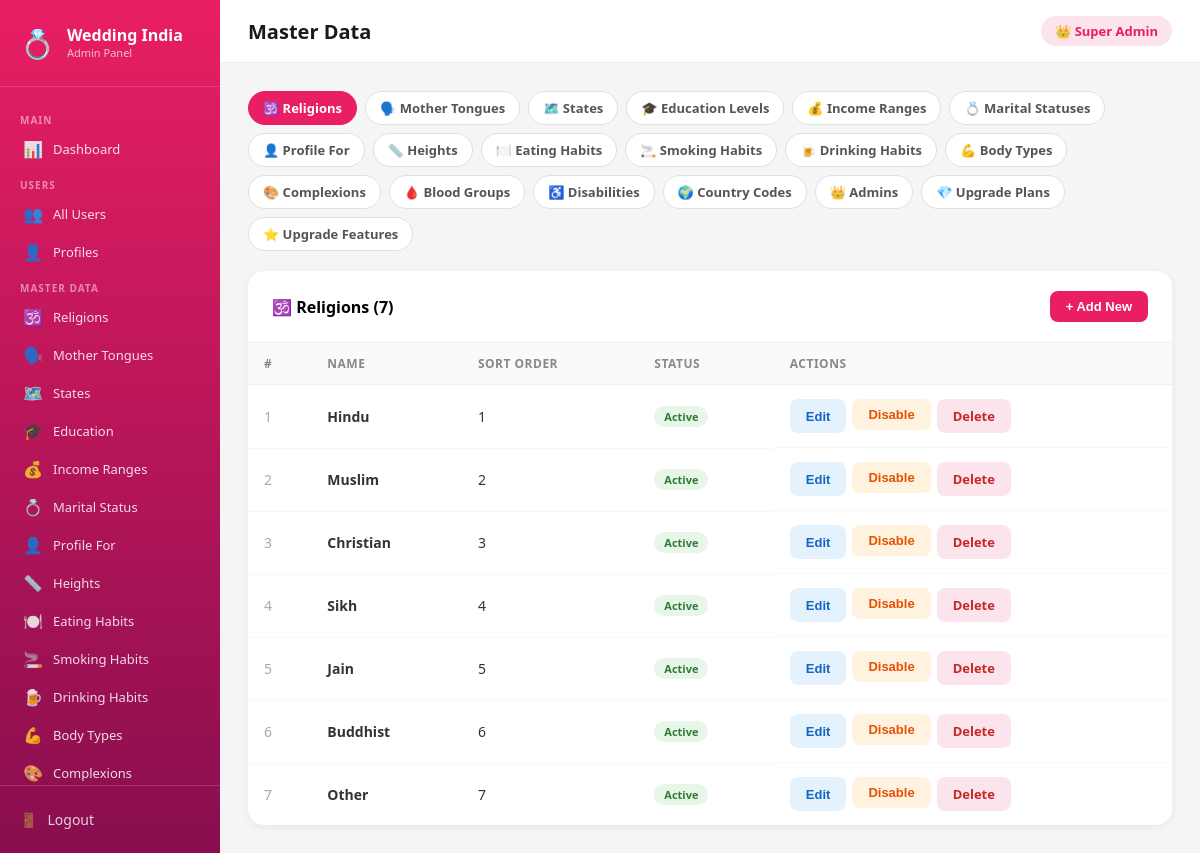
Screenshot of /admin-old/master_data.php (signed in) with the database file from the repository.
### tables this page shows
CREATE TABLE `religions` (
  `id` int(11) NOT NULL,
  `name` varchar(100) NOT NULL,
  `sort_order` int(11) DEFAULT 0,
  `is_active` tinyint(1) DEFAULT 1
);

### admin-old/config.php (called while the page is built, shortened)
<?php
function currentAdmin(): array {
    return $_SESSION['admin_data'] ?? ['name' => 'Admin', 'username' => 'admin'];
}

### admin-old/master_data.php (the view, shortened to what this page needs)
<?php
require_once 'config.php';
$pageTitle = 'Master Data';
$db = getDB();
$tables = [
    'religions'         => ['label' => 'Religions',        'icon' => '🕉️',  'fields' => ['name']],
    'mother_tongues'    => ['label' => 'Mother Tongues',   'icon' => '🗣️',  'fields' => ['name']],
    'states'            => ['label' => 'States',           'icon' => '🗺️',  'fields' => ['name']],
    'education_levels'  => ['label' => 'Education Levels', 'icon' => '🎓',  'fields' => ['name']],
    'income_ranges'     => ['label' => 'Income Ranges',    'icon' => '💰',  'fields' => ['name']],
    'marital_statuses'  => ['label' => 'Marital Statuses', 'icon' => '💍',  'fields' => ['name']],
    'profile_for_options'=> ['label'=> 'Profile For',      'icon' => '👤',  'fields' => ['name']],
    'heights'           => ['label' => 'Heights',          'icon' => '📏',  'fields' => ['name', 'cm_value']],
    'eating_habits'     => ['label' => 'Eating Habits',    'icon' => '🍽️',  'fields' => ['name']],
    'smoking_habits'    => ['label' => 'Smoking Habits',   'icon' => '🚬',  'fields' => ['name']],
    'drinking_habits'   => ['label' => 'Drinking Habits',  'icon' => '🍺',  'fields' => ['name']],
    'body_types'        => ['label' => 'Body Types',        'icon' => '💪',  'fields' => ['name']],
    'complexions'       => ['label' => 'Complexions',      'icon' => '🎨',  'fields' => ['name']],
    'blood_groups'      => ['label' => 'Blood Groups',     'icon' => '🩸',  'fields' => ['name']],
    'disabilities'      => ['label' => 'Disabilities',     'icon' => '♿',  'fields' => ['name']],
    'country_codes'     => ['label' => 'Country Codes',    'icon' => '🌍',  'fields' => ['country_name', 'code']],
    'admins'            => ['label' => 'Admins',           'icon' => '👑',  'fields' => ['username', 'name']],
    'upgrade_plans'     => ['label' => 'Upgrade Plans',    'icon' => '💎',  'fields' => ['label', 'price', 'original_price', 'discount', 'profile_limit', 'duration_months']],
    'upgrade_features'  => ['label' => 'Upgrade Features', 'icon' => '⭐',  'fields' => ['title', 'description', 'icon']],
];
$activeTable = $_GET['table'] ?? 'religions';
$tableConfig = $tables[$activeTable];
$orderBy = in_array($activeTable, ['admins']) ? 'id' : 'sort_order, id';
$rows = $db->query("SELECT * FROM $activeTable ORDER BY $orderBy")->fetchAll();
include 'layout.php';
?>
<div style="display:flex;flex-wrap:wrap;gap:8px;margin-bottom:20px">
  <?php foreach ($tables as $tKey => $tConf): ?>
    <a href="?table=<?= $tKey ?>"
       style="padding:7px 14px;border-radius:20px;font-size:13px;font-weight:600;text-decoration:none;
              background:<?= $activeTable===$tKey ? '#E91E63' : '#fff' ?>;
              color:<?= $activeTable===$tKey ? '#fff' : '#555' ?>;
              border:1.5px solid <?= $activeTable===$tKey ? '#E91E63' : '#e0e0e0' ?>">
      <?= $tConf['icon'] ?> <?= $tConf['label'] ?>
    </a>
  <?php endforeach; ?>
</div>
<div class="table-card">
  <div class="table-header">
    <h2><?= $tableConfig['icon'] ?> <?= $tableConfig['label'] ?> (<?= count($rows) ?>)</h2>
    <button onclick="document.getElementById('addModal').classList.add('open')" class="btn btn-primary">
      + Add New
    </button>
  </div>
  <table>
    <thead>
      <tr>
        <th>#</th>
        <?php if ($activeTable === 'upgrade_plans'): ?>
          <th>Label</th><th>Price</th><th>Profiles</th><th>Months</th><th>Original Price</th><th>Discount</th><th>Best Value</th><th>Sort</th><th>Status</th>
        <?php elseif ($activeTable === 'upgrade_features'): ?>
          <th>Title</th><th>Description</th><th>Icon</th><th>Sort</th><th>Status</th>
        <?php elseif ($activeTable === 'admins'): ?>
          <th>Username</th><th>Name</th><th>Last Login</th><th>Status</th>
        <?php elseif ($activeTable === 'heights'): ?>
          <th>Height</th><th>CM Value</th><th>Sort Order</th><th>Status</th>
        <?php elseif ($activeTable === 'country_codes'): ?>
          <th>Country</th><th>Code</th><th>Sort Order</th><th>Status</th>
        <?php else: ?>
          <th>Name</th><th>Sort Order</th><th>Status</th>
        <?php endif; ?>
        <th>Actions</th>
      </tr>
    </thead>
    <tbody>
      <?php foreach ($rows as $i => $row): ?>
      <tr>
        <td style="color:#aaa"><?= $i + 1 ?></td>
        <?php if ($activeTable === 'upgrade_plans'): ?>
          <td><strong><?= htmlspecialchars($row['label']) ?></strong></td>
          <td><?= htmlspecialchars($row['price']) ?></td>
          <td><?= (int)$row['profile_limit'] ?></td>
          <td><?= (int)$row['duration_months'] ?></td>
          <td><s style="color:#aaa"><?= htmlspecialchars($row['original_price']) ?></s></td>
          <td><span class="badge badge-blue"><?= htmlspecialchars($row['discount']) ?></span></td>
          <td><?= $row['is_best_value'] ? '<span class="badge badge-green">Yes</span>' : '-' ?></td>
          <td><?= $row['sort_order'] ?></td>
          <td><span class="badge <?= $row['is_active'] ? 'badge-green' : 'badge-red' ?>"><?= $row['is_active'] ? 'Active' : 'Inactive' ?></span></td>
        <?php else: ?>
          <td><strong><?= htmlspecialchars($row['name']) ?></strong></td>
          <td><?= $row['sort_order'] ?></td>
          <td><span class="badge <?= $row['is_active'] ? 'badge-green' : 'badge-red' ?>"><?= $row['is_active'] ? 'Active' : 'Inactive' ?></span></td>
        <?php endif; ?>
        <td style="display:flex;gap:6px">
          <button onclick="openEdit(<?= htmlspecialchars(json_encode($row)) ?>)" class="btn btn-info">Edit</button>
          <form method="POST" style="display:inline">
            <button type="submit" class="btn" style="background:#fff3e0;color:#e65100">
              <?= $row['is_active'] ? 'Disable' : 'Enable' ?>
            </button>
          </form>
          <?php if ($activeTable !== 'admins' || $row['id'] != currentAdmin()['id']): ?>
          <a href="?table=<?= $activeTable ?>&delete=<?= $row['id'] ?>" class="btn btn-danger"
             onclick="return confirm('Delete this record?')">Delete</a>
          <?php endif; ?>
        </td>
      </tr>
      <?php endforeach; ?>
    </tbody>
  </table>
</div>
<?php include 'layout_end.php'; ?>

### admin-old/layout.php (shortened to what this page needs)
<!DOCTYPE html>
<html lang="en">
<head>
</head>
<body>
<div class="sidebar">
  <div class="sidebar-logo">
    <div class="icon">💍</div>
    <div>
      <h2>Wedding India</h2>
      <p>Admin Panel</p>
    </div>
  </div>
  <nav class="sidebar-nav">
    <div class="nav-section">Main</div>
    <a href="dashboard.php" class="nav-item <?= ($pageTitle ?? '') === 'Dashboard' ? 'active' : '' ?>">
      <span class="icon">📊</span> Dashboard
    </a>
    <div class="nav-section">Users</div>
    <a href="users.php" class="nav-item <?= ($pageTitle ?? '') === 'Users' ? 'active' : '' ?>">
      <span class="icon">👥</span> All Users
    </a>
    <a href="profiles.php" class="nav-item <?= ($pageTitle ?? '') === 'Profiles' ? 'active' : '' ?>">
      <span class="icon">👤</span> Profiles
    </a>
    <div class="nav-section">Master Data</div>
    <a href="manage_table.php?table=religions" class="nav-item <?= (($_GET['table'] ?? '') === 'religions') ? 'active' : '' ?>">
      <span class="icon">🕉️</span> Religions
    </a>
    <a href="manage_table.php?table=mother_tongues" class="nav-item <?= (($_GET['table'] ?? '') === 'mother_tongues') ? 'active' : '' ?>">
      <span class="icon">🗣️</span> Mother Tongues
    </a>
    <a href="manage_table.php?table=states" class="nav-item <?= (($_GET['table'] ?? '') === 'states') ? 'active' : '' ?>">
      <span class="icon">🗺️</span> States
    </a>
    <a href="manage_table.php?table=education_levels" class="nav-item <?= (($_GET['table'] ?? '') === 'education_levels') ? 'active' : '' ?>">
      <span class="icon">🎓</span> Education
    </a>
    <a href="manage_table.php?table=income_ranges" class="nav-item <?= (($_GET['table'] ?? '') === 'income_ranges') ? 'active' : '' ?>">
      <span class="icon">💰</span> Income Ranges
    </a>
    <a href="manage_table.php?table=marital_statuses" class="nav-item <?= (($_GET['table'] ?? '') === 'marital_statuses') ? 'active' : '' ?>">
      <span class="icon">💍</span> Marital Status
    </a>
    <a href="manage_table.php?table=profile_for_options" class="nav-item <?= (($_GET['table'] ?? '') === 'profile_for_options') ? 'active' : '' ?>">
      <span class="icon">👤</span> Profile For
    </a>
    <a href="manage_table.php?table=heights" class="nav-item <?= (($_GET['table'] ?? '') === 'heights') ? 'active' : '' ?>">
      <span class="icon">📏</span> Heights
    </a>
    <a href="manage_table.php?table=eating_habits" class="nav-item <?= (($_GET['table'] ?? '') === 'eating_habits') ? 'active' : '' ?>">
      <span class="icon">🍽️</span> Eating Habits
    </a>
    <a href="manage_table.php?table=smoking_habits" class="nav-item <?= (($_GET['table'] ?? '') === 'smoking_habits') ? 'active' : '' ?>">
      <span class="icon">🚬</span> Smoking Habits
    </a>
    <a href="manage_table.php?table=drinking_habits" class="nav-item <?= (($_GET['table'] ?? '') === 'drinking_habits') ? 'active' : '' ?>">
      <span class="icon">🍺</span> Drinking Habits
    </a>
    <a href="manage_table.php?table=body_types" class="nav-item <?= (($_GET['table'] ?? '') === 'body_types') ? 'active' : '' ?>">
      <span class="icon">💪</span> Body Types
    </a>
    <a href="manage_table.php?table=complexions" class="nav-item <?= (($_GET['table'] ?? '') === 'complexions') ? 'active' : '' ?>">
      <span class="icon">🎨</span> Complexions
    </a>
  </nav>
  <div class="sidebar-footer">
    <a href="logout.php" class="logout-btn">
      <span>🚪</span> Logout
    </a>
  </div>
</div>
<div class="main">
  <div class="topbar">
    <h1><?= $pageTitle ?? 'Admin' ?></h1>
    <span class="admin-badge">👑 <?= htmlspecialchars(currentAdmin()['name']) ?></span>
  </div>
  <div class="content">

### admin-old/layout_end.php
  </div>
</div>
</body>
</html>

### admin-old/layout.php (style rules this page uses)
* { margin: 0; padding: 0; box-sizing: border-box; }
body { font-family: 'Segoe UI', sans-serif; background: #f5f5f5; display: flex; min-height: 100vh; }
.sidebar { width: 220px; min-height: 100vh; background: linear-gradient(180deg, #E91E63 0%, #880E4F 100%); color: #fff; flex-shrink: 0; position: fixed; top: 0; left: 0; bottom: 0; display: flex; flex-direction: column; overflow: hidden; }
.sidebar-logo { padding: 24px 20px; border-bottom: 1px solid rgba(255,255,255,.15); display: flex; align-items: center; gap: 12px; }
.sidebar-logo .icon { font-size: 28px; }
.sidebar-logo h2 { font-size: 16px; font-weight: 700; line-height: 1.2; }
.sidebar-logo p { font-size: 11px; opacity: .7; }
.sidebar-nav { padding: 16px 0; flex: 1; overflow-y: auto; }
.nav-item { display: flex; align-items: center; gap: 10px; padding: 10px 20px; color: rgba(255,255,255,.85); text-decoration: none; font-size: 13px; font-weight: 500; transition: all .2s; border-left: 3px solid transparent; white-space: nowrap; overflow: hidden; }
.nav-item .icon { font-size: 16px; width: 20px; min-width: 20px; text-align: center; display: inline-flex; align-items: center; justify-content: center; line-height: 1; }
.nav-section { padding: 10px 20px 3px; font-size: 10px; font-weight: 700; letter-spacing: 1px; opacity: .5; text-transform: uppercase; }
.sidebar-footer { padding: 16px 20px; border-top: 1px solid rgba(255,255,255,.15); }
.logout-btn { display: flex; align-items: center; gap: 10px; color: rgba(255,255,255,.8); text-decoration: none; font-size: 14px; padding: 8px 0; }
.main { margin-left: 220px; flex: 1; display: flex; flex-direction: column; }
.topbar { background: #fff; padding: 16px 28px; border-bottom: 1px solid #eee; display: flex; align-items: center; justify-content: space-between; position: sticky; top: 0; z-index: 10; }
.topbar h1 { font-size: 20px; font-weight: 700; color: #1a1a1a; }
.topbar .admin-badge { background: #fce4ec; color: #E91E63; padding: 6px 14px; border-radius: 20px; font-size: 13px; font-weight: 600; }
.content { padding: 28px; flex: 1; }
.table-card { background: #fff; border-radius: 16px; box-shadow: 0 2px 8px rgba(0,0,0,.06); overflow: hidden; }
.table-header { padding: 20px 24px; border-bottom: 1px solid #f0f0f0; display: flex; align-items: center; justify-content: space-between; }
.table-header h2 { font-size: 16px; font-weight: 700; }
table { width: 100%; border-collapse: collapse; }
th { background: #fafafa; padding: 12px 16px; text-align: left; font-size: 12px; font-weight: 600; color: #888; text-transform: uppercase; letter-spacing: .5px; border-bottom: 1px solid #f0f0f0; }
td { padding: 14px 16px; border-bottom: 1px solid #f8f8f8; font-size: 14px; color: #333; vertical-align: middle; }
tr:last-child td { border-bottom: none; }
.badge { display: inline-block; padding: 3px 10px; border-radius: 20px; font-size: 11px; font-weight: 600; }
.badge-green { background: #e8f5e9; color: #2e7d32; }
.btn { padding: 8px 16px; border-radius: 8px; border: none; cursor: pointer; font-size: 13px; font-weight: 600; text-decoration: none; display: inline-block; }
.btn-primary { background: #E91E63; color: #fff; }
.btn-danger { background: #fce4ec; color: #c62828; }
.btn-info { background: #e3f2fd; color: #1565c0; }

### rows the page displays
religions: name "Hindu", sort_order "1", is_active "Active"
religions: name "Muslim", sort_order "2", is_active "Active"
religions: name "Christian", sort_order "3", is_active "Active"
religions: name "Sikh", sort_order "4", is_active "Active"
religions: name "Jain", sort_order "5", is_active "Active"
religions: name "Buddhist", sort_order "6", is_active "Active"
religions: name "Other", sort_order "7", is_active "Active"

### other values shown
$pageTitle "Master Data"
currentAdmin()['name'] "Super Admin"
$tConf['icon'] "🕉️"
$tConf['label'] "Religions"
$tConf['icon'] "🗣️"
$tConf['label'] "Mother Tongues"
$tConf['icon'] "🗺️"
$tConf['label'] "States"
$tConf['icon'] "🎓"
$tConf['label'] "Education Levels"
$tConf['icon'] "💰"
$tConf['label'] "Income Ranges"
$tConf['icon'] "💍"
$tConf['label'] "Marital Statuses"
$tConf['icon'] "👤"
